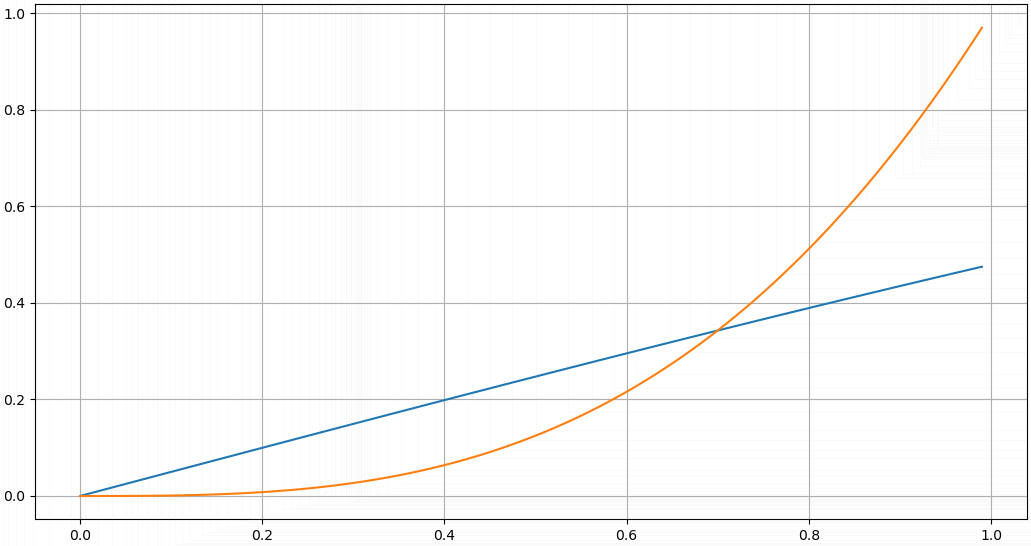

Reproduce this figure in Python.
from numpy import sin
import matplotlib.pyplot as plt

def f(x):
    return sin(x / 2.0)

def g(x):
    return x * x * x

x_akse = [x * 0.01 for x in range(100)]
f_verdier = [f(x) for x in x_akse]
g_verdier = [g(x) for x in x_akse]

plt.figure(1)
plt.plot(x_akse, f_verdier)
plt.plot(x_akse, g_verdier)
plt.grid()
plt.show()
